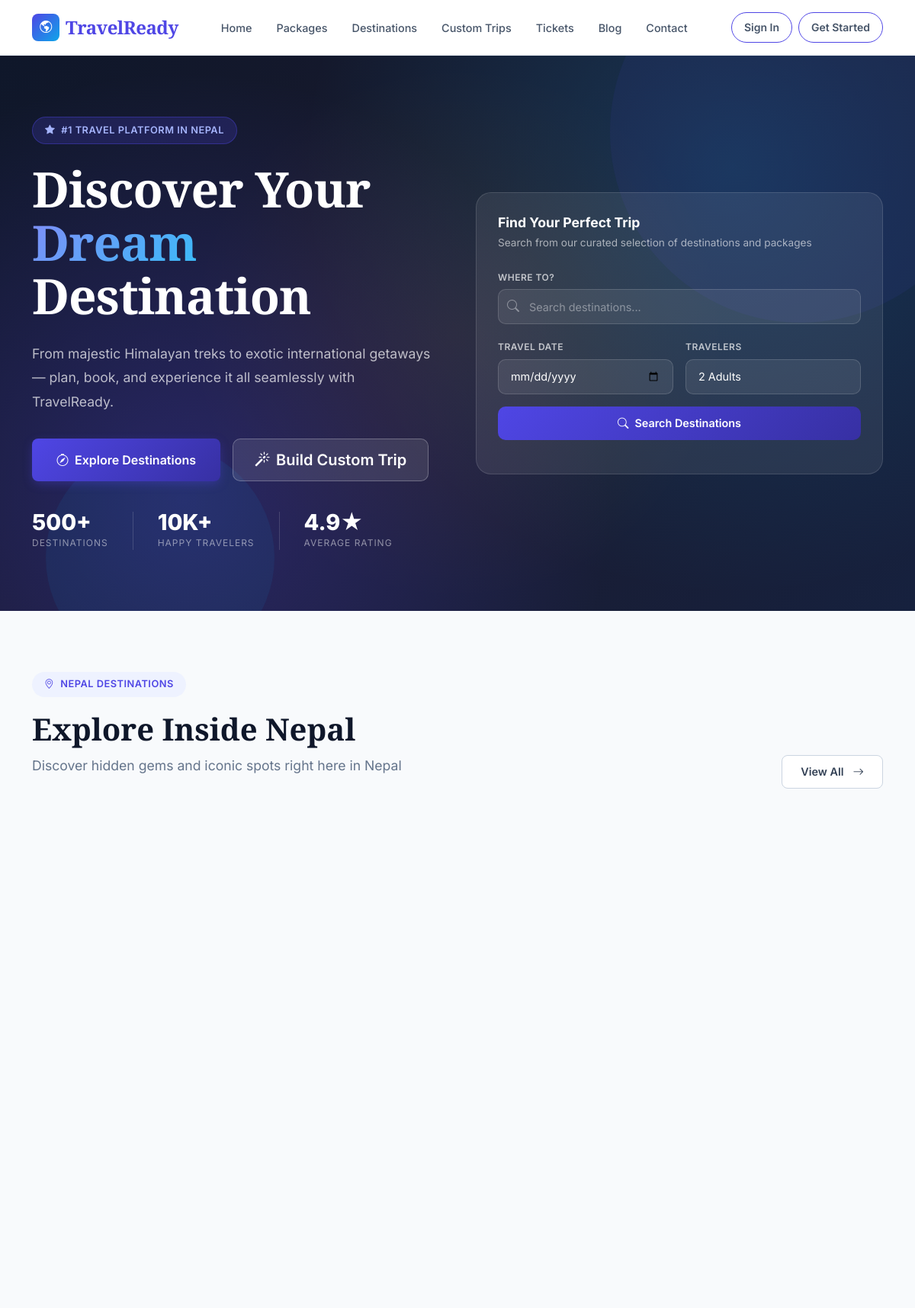
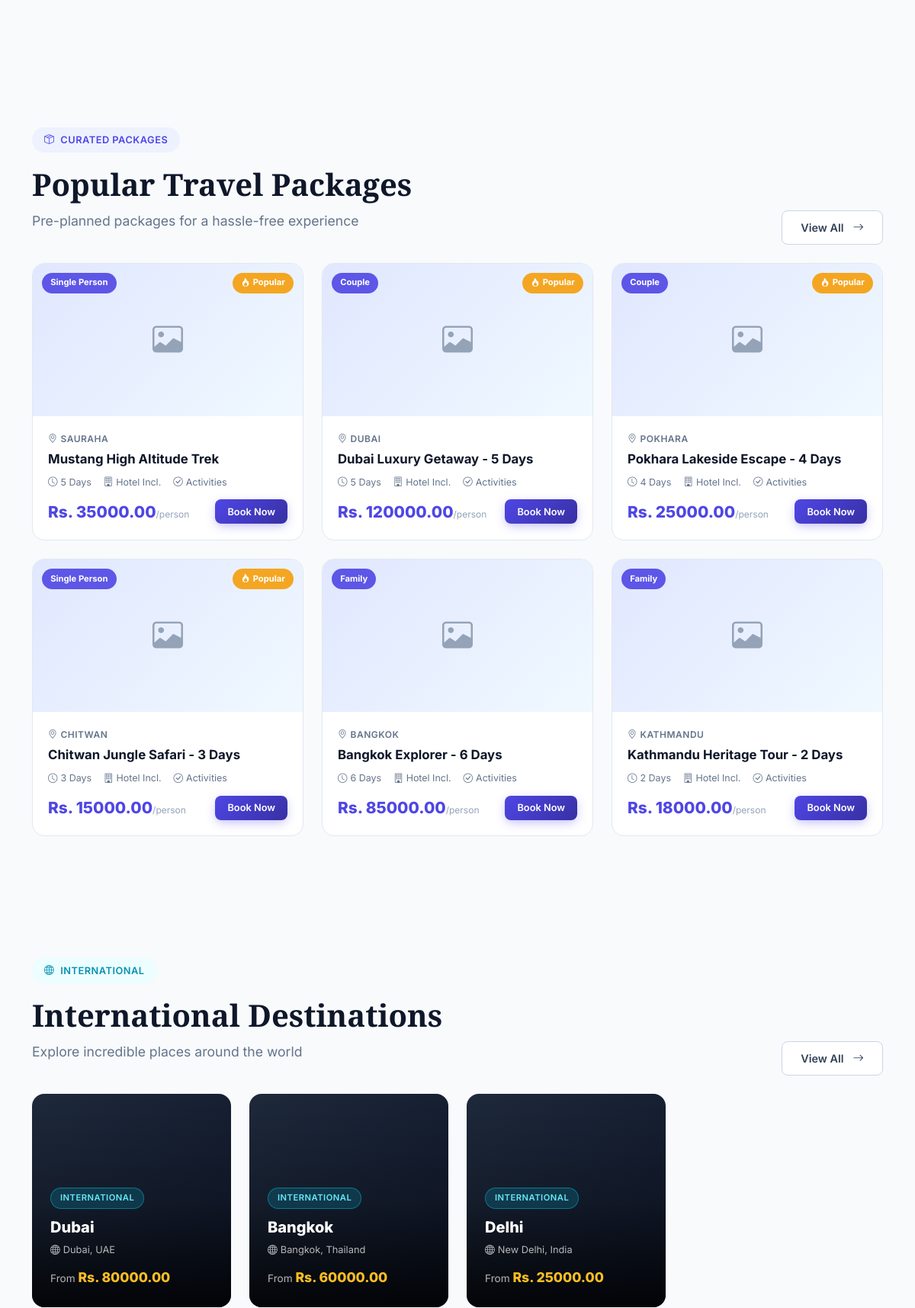
The page / (upper part) on the database its author committed (2 pictures, top to bottom).
### apps/packages/models.py (models this page shows, shortened)
class PredefinedPackage(models.Model):
    PACKAGE_TYPE = [
        ('SINGLE', 'Single Person'),
        ('COUPLE', 'Couple'),
        ('FAMILY', 'Family'),
    ]
    STATUS = [
        ('Active', 'Active'),
        ('Inactive', 'Inactive'),
    ]
    title = models.CharField(max_length=255)
    slug = models.SlugField(unique=True, max_length=255)
    destination = models.ForeignKey(
        'destinations.Destination',
        on_delete=models.CASCADE,
        related_name='packages'
    )
    package_type = models.CharField(
        max_length=10,
        choices=PACKAGE_TYPE,
        default='SINGLE'
    )
    base_days = models.IntegerField(default=3)
    base_price = models.DecimalField(
        max_digits=10,
        decimal_places=2,
        default=0
    )
    per_day_extra_cost = models.DecimalField(
        max_digits=10,
        decimal_places=2,
        default=0
    )
    included_activities = models.ManyToManyField(
        'destinations.Activity',
        blank=True,
        related_name='packages'
    )
    hotel = models.ForeignKey(
        'destinations.Hotel',
        on_delete=models.SET_NULL,
        blank=True,
        null=True,
        related_name='packages'
    )
    description = models.TextField(blank=True)
    highlights = models.TextField(
        blank=True,
        help_text='Comma separated highlights'
    )
    inclusions = models.TextField(
        blank=True,
        help_text='What is included'
    )
    exclusions = models.TextField(
        blank=True,
        help_text='What is excluded'
    )
    thumbnail = models.ImageField(
        upload_to='packages/',
        blank=True,
        null=True
    )
    is_popular = models.BooleanField(default=False)
    status = models.CharField(
        max_length=10,
        choices=STATUS,
        default='Active'
    )
    created_at = models.DateTimeField(auto_now_add=True)
    updated_at = models.DateTimeField(auto_now=True)
    class Meta:
        ordering = ['-created_at']

### apps/destinations/models.py (models this page shows, shortened)
class Destination(models.Model):
    DESTINATION_TYPE = [
        ('INSIDE_COUNTRY', 'Inside Country'),
        ('OUTSIDE_COUNTRY', 'Outside Country'),
    ]
    STATUS = [
        ('Active', 'Active'),
        ('Inactive', 'Inactive'),
    ]
    name = models.CharField(max_length=200)
    slug = models.SlugField(unique=True, max_length=200)
    destination_type = models.CharField(
        max_length=20,
        choices=DESTINATION_TYPE,
        default='INSIDE_COUNTRY',
    )
    location = models.CharField(max_length=200, blank=True)
    district = models.CharField(max_length=100, blank=True)
    description = models.TextField()
    main_image = models.ImageField(
        upload_to='destinations/main/',
        blank=True,
        null=True,
    )
    rules_regulations = models.TextField(blank=True)
    best_season = models.CharField(max_length=200, blank=True)
    base_visit_cost = models.DecimalField(
        max_digits=10,
        decimal_places=2,
        default=0,
    )
    status = models.CharField(
        max_length=10,
        choices=STATUS,
        default='Active',
    )
    created_at = models.DateTimeField(auto_now_add=True)
    updated_at = models.DateTimeField(auto_now=True)

### apps/destinations/views.py (the view)
def home(request):
    inside_country = Destination.objects.filter(
        destination_type='INSIDE_COUNTRY',
        status='Active',
    )[:6]
    outside_country = Destination.objects.filter(
        destination_type='OUTSIDE_COUNTRY',
        status='Active',
    )[:6]
    featured_packages = []
    if HAS_PACKAGES:
        featured_packages = PredefinedPackage.objects.filter(
            status='Active'
        ).select_related('destination').order_by('-is_popular', '-created_at')[:6]
    context = {
        'inside_country': inside_country,
        'inside_destinations': inside_country,
        'outside_country': outside_country,
        'outside_destinations': outside_country,
        'featured_packages': featured_packages,
        'packages': featured_packages,
    }
    return render(request, 'home.html', context)

### templates/home.html (shortened to what this page needs)
{% extends 'base.html' %}
{% load static %}
{% block content %}
<section class="hero-section">
    <div class="hero-shape hero-shape-1"></div>
    <div class="hero-shape hero-shape-2"></div>
    <div class="container hero-inner">
        <div class="row align-items-center g-5">
            <div class="col-lg-6">
                <div class="hero-badge animate-fadeInUp">
                    <i class="bi bi-star-fill"></i> #1 Travel Platform in Nepal
                </div>
                <h1 class="hero-title animate-fadeInUp delay-1">
                    Discover Your <span class="accent">Dream</span><br>
                    Destination
                </h1>
                <p class="hero-desc animate-fadeInUp delay-2">
                    From majestic Himalayan treks to exotic international getaways — plan, book, and experience it all seamlessly with TravelReady.
                </p>
                <div class="d-flex flex-wrap gap-3 animate-fadeInUp delay-3">
                    <a href="{% url 'destinations:destination_list' %}" class="tr-btn tr-btn-primary tr-btn-lg">
                        <i class="bi bi-compass"></i> Explore Destinations
                    </a>
                    <a href="{% url 'custom_trips:builder' %}" class="btn btn-lg" style="background: rgba(255,255,255,0.1); color: white; border: 1px solid rgba(255,255,255,0.25); border-radius: 10px; padding: 0.75rem 1.75rem; font-weight: 600; transition: all 0.3s;">
                        <i class="bi bi-magic me-2"></i>Build Custom Trip
                    </a>
                </div>
                <div class="hero-stats animate-fadeInUp delay-4">
                    <div class="hero-stat-item">
                        <div class="hero-stat-num">500+</div>
                        <div class="hero-stat-lbl">Destinations</div>
                    </div>
                    <div class="hero-stat-item">
                        <div class="hero-stat-num">10K+</div>
                        <div class="hero-stat-lbl">Happy Travelers</div>
                    </div>
                    <div class="hero-stat-item">
                        <div class="hero-stat-num">4.9★</div>
                        <div class="hero-stat-lbl">Average Rating</div>
                    </div>
                </div>
            </div>
            <div class="col-lg-6 animate-fadeInUp delay-2">
                <div class="hero-search-box">
                    <h5 class="fw-bold mb-1" style="color: white; font-size: 1.1rem;">Find Your Perfect Trip</h5>
                    <p style="color: rgba(255,255,255,0.6); font-size: 0.85rem; margin-bottom: 1.25rem;">Search from our curated selection of destinations and packages</p>
                    <form hx-post="{% url 'destinations:search_destinations_htmx' %}" hx-target="#search-results" hx-trigger="submit">
                        <div class="row g-3">
                            <div class="col-12">
                                <label class="form-label">Where to?</label>
                                <div style="position:relative;">
                                    <i class="bi bi-search" style="position:absolute;left:12px;top:50%;transform:translateY(-50%);color:rgba(255,255,255,0.4);z-index:1;"></i>
                                    <input type="text" class="form-control" list="destinations-list" placeholder="Search destinations..." name="destination" autocomplete="off" style="padding-left: 2.5rem;">
                                </div>
                            </div>
                            <div class="col-6">
                                <label class="form-label">Travel Date</label>
                                <input type="date" class="form-control" name="travel_date">
                            </div>
                            <div class="col-6">
                                <label class="form-label">Travelers</label>
                                <select class="form-select" name="adults">
                                    <option value="2" selected>2 Adults</option>
                                </select>
                            </div>
                            <div class="col-12">
                                <button type="submit" class="hero-search-btn btn">
                                    <i class="bi bi-search me-2"></i>Search Destinations
                                </button>
                            </div>
                        </div>
                    </form>
                </div>
            </div>
        </div>
    </div>
</section>
<section class="tr-section" style="background: var(--tr-gray-50);">
    <div class="container">
        <div class="d-flex justify-content-between align-items-end mb-4 flex-wrap gap-3">
            <div>
                <span class="tr-section-badge"><i class="bi bi-geo-alt"></i> Nepal Destinations</span>
                <h2 class="tr-section-title mb-2">Explore Inside Nepal</h2>
                <p class="tr-section-subtitle">Discover hidden gems and iconic spots right here in Nepal</p>
            </div>
            <a href="{% url 'destinations:destination_list' %}?type=INSIDE_COUNTRY" class="tr-btn tr-btn-secondary">
                View All <i class="bi bi-arrow-right ms-1"></i>
            </a>
        </div>
        <div class="row g-4">
        </div>
    </div>
</section>
{% if featured_packages %}
<section class="tr-section">
    <div class="container">
        <div class="d-flex justify-content-between align-items-end mb-4 flex-wrap gap-3">
            <div>
                <span class="tr-section-badge"><i class="bi bi-box-seam"></i> Curated Packages</span>
                <h2 class="tr-section-title mb-2">Popular Travel Packages</h2>
                <p class="tr-section-subtitle">Pre-planned packages for a hassle-free experience</p>
            </div>
            <a href="{% url 'packages:package_list' %}" class="tr-btn tr-btn-secondary">
                View All <i class="bi bi-arrow-right ms-1"></i>
            </a>
        </div>
        <div class="row g-4">
            {% for pkg in featured_packages %}
            <div class="col-lg-4 col-md-6 animate-on-scroll">
                <div class="pkg-card">
                    <div class="img-wrapper">
                        {% if pkg.thumbnail %}
                            <img src="{{ pkg.thumbnail.url }}" alt="{{ pkg.title }}" loading="lazy">
                        {% else %}
                            <div style="height:200px;background:linear-gradient(135deg,#e0e7ff,#f0f9ff);display:flex;align-items:center;justify-content:center;">
                                <i class="bi bi-image" style="font-size:2.5rem;color:#94a3b8;"></i>
                            </div>
                        {% endif %}
                        <span class="pkg-badge">{{ pkg.get_package_type_display|default:"Package" }}</span>
                        {% if pkg.is_popular %}<span class="pkg-popular"><i class="bi bi-fire me-1"></i>Popular</span>{% endif %}
                    </div>
                    <div class="pkg-body">
                        {% if pkg.destination %}<div class="pkg-dest"><i class="bi bi-geo-alt me-1"></i>{{ pkg.destination.name }}</div>{% endif %}
                        <div class="pkg-title">{{ pkg.title }}</div>
                        <div class="pkg-info">
                            <span><i class="bi bi-clock"></i> {{ pkg.base_days }} Days</span>
                            <span><i class="bi bi-building"></i> Hotel Incl.</span>
                            <span><i class="bi bi-check-circle"></i> Activities</span>
                        </div>
                        <div class="d-flex justify-content-between align-items-center">
                            <div class="pkg-price">Rs. {{ pkg.base_price }}<small>/person</small></div>
                            <a href="{% url 'packages:package_detail' pkg.slug %}" class="tr-btn tr-btn-primary tr-btn-sm">Book Now</a>
                        </div>
                    </div>
                </div>
            </div>
            {% endfor %}
        </div>
    </div>
</section>
{% endif %}
<section class="tr-section" style="background: var(--tr-gray-50);">
    <div class="container">
        <div class="d-flex justify-content-between align-items-end mb-4 flex-wrap gap-3">
            <div>
                <span class="tr-section-badge" style="background:#ecfeff;color:#0891b2;"><i class="bi bi-globe2"></i> International</span>
                <h2 class="tr-section-title mb-2">International Destinations</h2>
                <p class="tr-section-subtitle">Explore incredible places around the world</p>
            </div>
            <a href="{% url 'destinations:destination_list' %}?type=OUTSIDE_COUNTRY" class="tr-btn tr-btn-secondary">
                View All <i class="bi bi-arrow-right ms-1"></i>
            </a>
        </div>
        <div class="row g-4">
            {% for d in outside_country %}
            <div class="col-lg-3 col-md-6 animate-on-scroll">
                <a href="{% url 'destinations:destination_detail' d.slug %}" class="text-decoration-none d-block dest-card" style="height:280px;">
                    {% if d.main_image %}
                        <img src="{{ d.main_image.url }}" alt="{{ d.name }}" loading="lazy">
                    {% else %}
                        <div class="dest-card-placeholder"></div>
                    {% endif %}
                    <div class="dest-card-body">
                        <span class="dest-card-badge outside">International</span>
                        <div class="dest-card-title">{{ d.name }}</div>
                        <div class="dest-card-loc"><i class="bi bi-globe me-1"></i>{{ d.location }}</div>
                        <div class="dest-card-price">From <strong>Rs. {{ d.base_visit_cost|default:"85,000" }}</strong></div>
                    </div>
                </a>
            </div>
            {% endfor %}
        </div>
    </div>
</section>
{% endblock %}

### rows shown on the page
PredefinedPackage: package_type "Single Person", is_popular True (drawn), destination.name "SAURAHA", title "Mustang High Altitude Trek", base_days "5", base_price "35000.00"
PredefinedPackage: package_type "Couple", is_popular True (drawn), destination.name "DUBAI", title "Dubai Luxury Getaway - 5 Days", base_days "5", base_price "120000.00"
PredefinedPackage: package_type "Couple", is_popular True (drawn), destination.name "POKHARA", title "Pokhara Lakeside Escape - 4 Days", base_days "4", base_price "25000.00"
PredefinedPackage: package_type "Single Person", is_popular True (drawn), destination.name "CHITWAN", title "Chitwan Jungle Safari - 3 Days", base_days "3", base_price "15000.00"
PredefinedPackage: package_type "Family", destination.name "BANGKOK", title "Bangkok Explorer - 6 Days", base_days "6", base_price "85000.00"
PredefinedPackage: package_type "Family", destination.name "KATHMANDU", title "Kathmandu Heritage Tour - 2 Days", base_days "2", base_price "18000.00"
Destination: name "Dubai", location "Dubai, UAE", base_visit_cost "80000.00"
Destination: name "Bangkok", location "Bangkok, Thailand", base_visit_cost "60000.00"
Destination: name "Delhi", location "New Delhi, India", base_visit_cost "25000.00"
